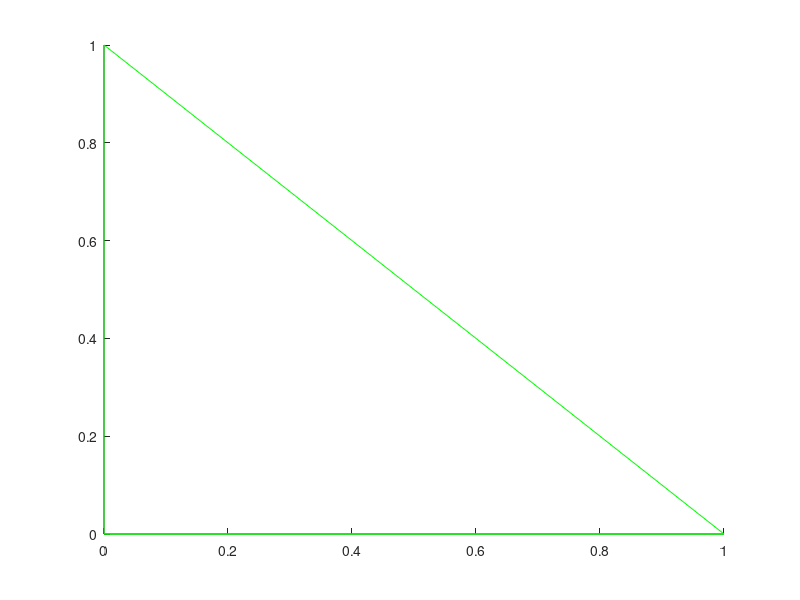

The MATLAB source for this figure: (Note: this script raises an error after producing the figure.)
clear all;
close all;
clc;

addpath('./utility');

%% Define parameter of simulation
beta = 0.4;
gamma = 1/14;
mu = 0.2;
delta = 0.1;
R0 = beta/(gamma + mu);

%% Print ROI
fig = figure();
hold on
plot([0 1 0 0 0 1], [0 0 0 1 1 0], 'g');

%% Plot vector field
[xs,xi] = meshgrid(0:0.05:1.1,-0.1:0.05:1);
    [r,c] = size(xs);
    Sd = zeros(r,c);
    Id = zeros(r,c);
    for i=1:r
        for j=1:c
            dxdt = SIR_PWS(0,[xs(i,j) xi(i,j)],mu,beta,gamma,delta);
            Sd(i,j) = dxdt(1);
            Id(i,j) = dxdt(2);
        end
    end
quiver(xs,xi,Sd,Id);

%% Plot sigma

if R0 < 1
    hold on
    plot([0 1],[delta delta], 'r--');
    hold off
else
    hold on
    plot([0 1/R0],[delta delta], 'r--');
    hold on
    plot([1/R0 1],[delta delta], 'r');
    hold off
end

%% Plot equilibrium point
if R0 < 1
    roots = [1,0];
elseif 1 > R0 && R0 > 1+delta*beta/mu 
    roots = [1 0; 1/R0 (mu/beta)*(R0-1)];
else
    roots = [1 0; 1-delta*((mu+gamma)/mu) delta];
end
hold on
scatter(roots(:,1),roots(:,2),'b','filled');
hold off

%% Plot trajectory
% Define initial point
x0 = [0.1; 0.1];
fun = @(x) SIR_PWS(0,x,mu,beta,gamma,delta);
roots = fsolve(fun,x0);

% Plot trajectory
[~,~,x0] = getInitialPoint();
[n_row,~] = size(x0);
for ii = 0:n_row-1
    if x0(n_row-ii,2) == delta
        x0(n_row-ii,:) = [];
    end
end
odefun = @(t,x) SIR_PWS(t,x,mu,beta,gamma,delta);
printTrajectory(fig,x0,odefun);
hold off

%% Figure paramters
if R0 < 1
    legendLabel = {'Region of interest','Vector field','Crossing region','Equilibrum point'};
else
    legendLabel = {'Region of interest','Vector field','Crossing region','Sliding region','Equilibrum point'};
end
setFigure(fig,"Phase Portrait - R_0 < 1",legendLabel);